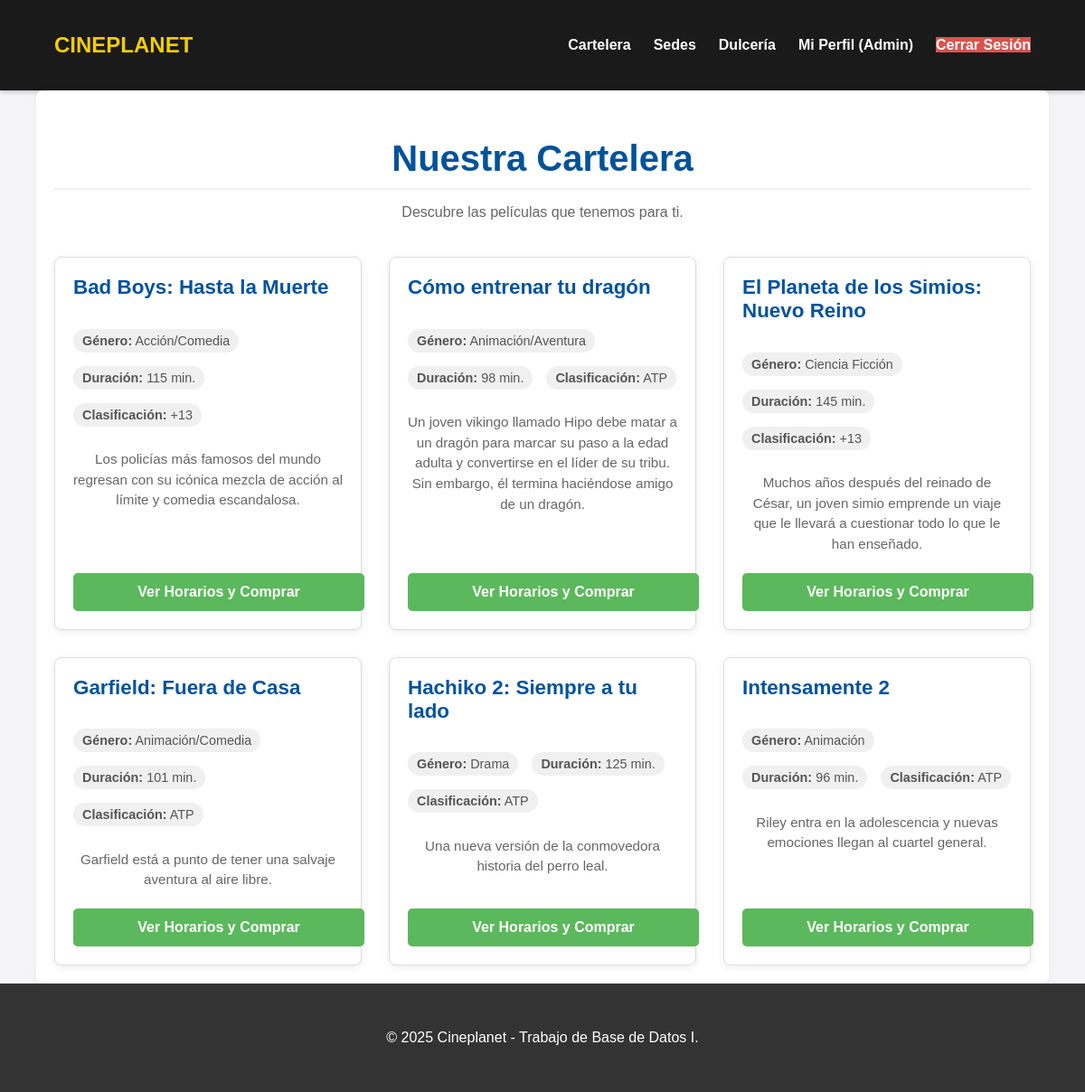
Page / (signed in) on the committed database.
### tables this page shows
CREATE TABLE Pelicula (
    ID_pelicula INT AUTO_INCREMENT PRIMARY KEY,
    titulo VARCHAR(200) NOT NULL,
    genero VARCHAR(50) NOT NULL,
    duracion_minutos INT NOT NULL,
    clasificacion ENUM('ATP', '+13', '+16', '+18') DEFAULT 'ATP',
    sinopsis TEXT
);

### index.php (the view)
<?php
require_once 'includes/public_header.php';
?>
<div class="cartelera-container">
    <h2>Nuestra Cartelera</h2>
    <p>Descubre las películas que tenemos para ti.</p>
    <div class="movie-grid">
        <?php
        $sql = "SELECT ID_pelicula, titulo, genero, duracion_minutos, clasificacion, sinopsis FROM Pelicula ORDER BY titulo";
        $result = $conn->query($sql);
        if ($result->num_rows > 0) {
            while($pelicula = $result->fetch_assoc()) {
        ?>
            <div class="movie-card">
                <h3><?php echo htmlspecialchars($pelicula['titulo']); ?></h3>
                <div class="movie-details">
                    <span><strong>Género:</strong> <?php echo htmlspecialchars($pelicula['genero']); ?></span>
                    <span><strong>Duración:</strong> <?php echo $pelicula['duracion_minutos']; ?> min.</span>
                    <span><strong>Clasificación:</strong> <?php echo htmlspecialchars($pelicula['clasificacion']); ?></span>
                </div>
                <p class="sinopsis"><?php echo htmlspecialchars($pelicula['sinopsis']); ?></p>
                <a href="pelicula_detalle.php?id=<?php echo $pelicula['ID_pelicula']; ?>" class="btn-comprar">Ver Horarios y Comprar</a>
            </div>
        <?php
            }
        } else {
            echo "<p>No hay películas en cartelera en este momento.</p>";
        }
        ?>
    </div>
</div>
<?php
require_once 'includes/footer.php';
?>

### css/style.css (style rules this page uses)
body { font-family: Arial, sans-serif; background-color: #f4f4f9; margin: 0; color: #333; display: flex; flex-direction: column; min-height: 100vh; }
h2 { color: #00529b; border-bottom: 2px solid #f0f0f0; padding-bottom: 10px; }
.cartelera-container h2 { text-align: center; font-size: 2.5rem; margin-bottom: 10px; }
.cartelera-container p { text-align: center; color: #666; margin-bottom: 40px; }
.movie-grid { display: grid; grid-template-columns: repeat(auto-fill, minmax(300px, 1fr)); gap: 30px; }
.movie-card { background-color: #fff; border: 1px solid #ddd; border-radius: 8px; box-shadow: 0 2px 8px rgba(0,0,0,0.08); padding: 20px; display: flex; flex-direction: column; }
.movie-card h3 { color: #00529b; margin-top: 0; font-size: 1.4rem; }
.movie-card .movie-details { display: flex; flex-wrap: wrap; gap: 15px; margin: 10px 0; font-size: 0.9rem; color: #555; }
.movie-card .movie-details span { background-color: #f0f0f0; padding: 5px 10px; border-radius: 15px; }
.movie-card .sinopsis { font-size: 0.95rem; line-height: 1.5; flex-grow: 1; margin-bottom: 20px; }
.movie-card .btn-comprar { display: block; width: 100%; text-align: center; background-color: #5cb85c; color: white; padding: 12px; text-decoration: none; border-radius: 5px; font-weight: bold; margin-top: auto; transition: background-color 0.3s; }

### rows in the picture
pelicula: titulo "Bad Boys: Hasta la Muerte", genero "Acción/Comedia", duracion_minutos "115", clasificacion "+13", sinopsis "Los policías más famosos del mundo regresan con su icónica mezcla de acción al límite y comedia escandalosa."
pelicula: titulo "Cómo entrenar tu dragón", genero "Animación/Aventura", duracion_minutos "98", clasificacion "ATP", sinopsis "Un joven vikingo llamado Hipo debe matar a un dragón para marcar su paso a la edad adulta y convertirse en el líder de su tribu. Sin embargo, él termina haciéndose amigo de un dragón."
pelicula: titulo "El Planeta de los Simios: Nuevo Reino", genero "Ciencia Ficción", duracion_minutos "145", clasificacion "+13", sinopsis "Muchos años después del reinado de César, un joven simio emprende un viaje que le llevará a cuestionar todo lo que le han enseñado."
pelicula: titulo "Garfield: Fuera de Casa", genero "Animación/Comedia", duracion_minutos "101", clasificacion "ATP", sinopsis "Garfield está a punto de tener una salvaje aventura al aire libre."
pelicula: titulo "Hachiko 2: Siempre a tu lado", genero "Drama", duracion_minutos "125", clasificacion "ATP", sinopsis "Una nueva versión de la conmovedora historia del perro leal."
pelicula: titulo "Intensamente 2", genero "Animación", duracion_minutos "96", clasificacion "ATP", sinopsis "Riley entra en la adolescencia y nuevas emociones llegan al cuartel general."

### other values in the picture
$_SESSION['user_nombre'] "Admin"
